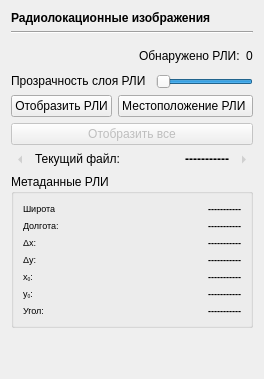
      <widget class="QWidget" name="img_tab">
       <attribute name="icon">
        <iconset resource="img.qrc">
         <normaloff>:/tabIcons/jpg.png</normaloff>:/tabIcons/jpg.png</iconset>
       </attribute>
       <attribute name="title">
        <string/>
       </attribute>
       <layout class="QGridLayout" name="gridLayout_7">
        <item row="1" column="0">
         <widget class="Line" name="line_3">
          <property name="orientation">
           <enum>Qt::Horizontal</enum>
          </property>
         </widget>
        </item>
        <item row="11" column="0">
         <widget class="QGroupBox" name="groupBox">
          <property name="title">
           <string>Метаданные РЛИ</string>
          </property>
          <layout class="QFormLayout" name="formLayout_2">
           <item row="0" column="0">
            <widget class="QLabel" name="jpgtls_latlabel">
             <property name="sizePolicy">
              <sizepolicy hsizetype="Preferred" vsizetype="Fixed">
               <horstretch>0</horstretch>
               <verstretch>0</verstretch>
              </sizepolicy>
             </property>
             <property name="cursor">
              <cursorShape>IBeamCursor</cursorShape>
             </property>
             <property name="text">
              <string>&lt;html&gt;&lt;head/&gt;&lt;body&gt;&lt;p&gt;&lt;span style=&quot; font-size:7pt;&quot;&gt;Широта&lt;/span&gt;&lt;/p&gt;&lt;/body&gt;&lt;/html&gt;</string>
             </property>
             <property name="textFormat">
              <enum>Qt::AutoText</enum>
             </property>
             <property name="scaledContents">
              <bool>false</bool>
             </property>
            </widget>
           </item>
           <item row="0" column="1">
            <widget class="QLabel" name="jpgtls_latdisp">
             <property name="sizePolicy">
              <sizepolicy hsizetype="Preferred" vsizetype="Fixed">
               <horstretch>0</horstretch>
               <verstretch>0</verstretch>
              </sizepolicy>
             </property>
             <property name="cursor">
              <cursorShape>IBeamCursor</cursorShape>
             </property>
             <property name="text">
              <string>&lt;html&gt;&lt;head/&gt;&lt;body&gt;&lt;p align=&quot;right&quot;&gt;&lt;span style=&quot; font-size:7pt; font-weight:600;&quot;&gt;-----------&lt;/span&gt;&lt;/p&gt;&lt;/body&gt;&lt;/html&gt;</string>
             </property>
            </widget>
           </item>
           <item row="1" column="0">
            <widget class="QLabel" name="jpgtls_lonlabel">
             <property name="sizePolicy">
              <sizepolicy hsizetype="Preferred" vsizetype="Fixed">
               <horstretch>0</horstretch>
               <verstretch>0</verstretch>
              </sizepolicy>
             </property>
             <property name="cursor">
              <cursorShape>IBeamCursor</cursorShape>
             </property>
             <property name="text">
              <string>&lt;html&gt;&lt;head/&gt;&lt;body&gt;&lt;p&gt;&lt;span style=&quot; font-size:7pt;&quot;&gt;Долгота:&lt;/span&gt;&lt;/p&gt;&lt;/body&gt;&lt;/html&gt;</string>
             </property>
            </widget>
           </item>
           <item row="1" column="1">
            <widget class="QLabel" name="jpgtls_londisp">
             <property name="sizePolicy">
              <sizepolicy hsizetype="Preferred" vsizetype="Fixed">
               <horstretch>0</horstretch>
               <verstretch>0</verstretch>
              </sizepolicy>
             </property>
             <property name="cursor">
              <cursorShape>IBeamCursor</cursorShape>
             </property>
             <property name="text">
              <string>&lt;html&gt;&lt;head/&gt;&lt;body&gt;&lt;p align=&quot;right&quot;&gt;&lt;span style=&quot; font-size:7pt; font-weight:600;&quot;&gt;-----------&lt;/span&gt;&lt;/p&gt;&lt;/body&gt;&lt;/html&gt;</string>
             </property>
            </widget>
           </item>
           <item row="2" column="0">
            <widget class="QLabel" name="jpgtls_dxlabel">
             <property name="sizePolicy">
              <sizepolicy hsizetype="Preferred" vsizetype="Fixed">
               <horstretch>0</horstretch>
               <verstretch>0</verstretch>
              </sizepolicy>
             </property>
             <property name="cursor">
              <cursorShape>IBeamCursor</cursorShape>
             </property>
             <property name="text">
              <string>&lt;html&gt;&lt;head/&gt;&lt;body&gt;&lt;p&gt;&lt;span style=&quot; font-size:7pt;&quot;&gt;Δx:&lt;/span&gt;&lt;/p&gt;&lt;/body&gt;&lt;/html&gt;</string>
             </property>
            </widget>
           </item>
           <item row="2" column="1">
            <widget class="QLabel" name="jpgtls_dxdisp">
             <property name="sizePolicy">
              <sizepolicy hsizetype="Preferred" vsizetype="Fixed">
               <horstretch>0</horstretch>
               <verstretch>0</verstretch>
              </sizepolicy>
             </property>
             <property name="cursor">
              <cursorShape>IBeamCursor</cursorShape>
             </property>
             <property name="text">
              <string>&lt;html&gt;&lt;head/&gt;&lt;body&gt;&lt;p align=&quot;right&quot;&gt;&lt;span style=&quot; font-size:7pt; font-weight:600;&quot;&gt;-----------&lt;/span&gt;&lt;/p&gt;&lt;/body&gt;&lt;/html&gt;</string>
             </property>
            </widget>
           </item>
           <item row="3" column="0">
            <widget class="QLabel" name="jpgtls_dylabel">
             <property name="sizePolicy">
              <sizepolicy hsizetype="Preferred" vsizetype="Fixed">
               <horstretch>0</horstretch>
               <verstretch>0</verstretch>
              </sizepolicy>
             </property>
             <property name="cursor">
              <cursorShape>IBeamCursor</cursorShape>
             </property>
             <property name="text">
              <string>&lt;html&gt;&lt;head/&gt;&lt;body&gt;&lt;p&gt;&lt;span style=&quot; font-size:7pt;&quot;&gt;Δy:&lt;/span&gt;&lt;/p&gt;&lt;/body&gt;&lt;/html&gt;</string>
             </property>
            </widget>
           </item>
           <item row="3" column="1">
            <widget class="QLabel" name="jpgtls_dydisp">
             <property name="sizePolicy">
              <sizepolicy hsizetype="Preferred" vsizetype="Fixed">
               <horstretch>0</horstretch>
               <verstretch>0</verstretch>
              </sizepolicy>
             </property>
             <property name="cursor">
              <cursorShape>IBeamCursor</cursorShape>
             </property>
             <property name="text">
              <string>&lt;html&gt;&lt;head/&gt;&lt;body&gt;&lt;p align=&quot;right&quot;&gt;&lt;span style=&quot; font-size:7pt; font-weight:600;&quot;&gt;-----------&lt;/span&gt;&lt;/p&gt;&lt;/body&gt;&lt;/html&gt;</string>
             </property>
            </widget>
           </item>
           <item row="4" column="0">
            <widget class="QLabel" name="jpgtls_x0label">
             <property name="sizePolicy">
              <sizepolicy hsizetype="Preferred" vsizetype="Fixed">
               <horstretch>0</horstretch>
               <verstretch>0</verstretch>
              </sizepolicy>
             </property>
             <property name="cursor">
              <cursorShape>IBeamCursor</cursorShape>
             </property>
             <property name="text">
              <string>&lt;html&gt;&lt;head/&gt;&lt;body&gt;&lt;p&gt;&lt;span style=&quot; font-size:7pt;&quot;&gt;x&lt;/span&gt;&lt;span style=&quot; font-size:7pt; vertical-align:sub;&quot;&gt;0&lt;/span&gt;&lt;span style=&quot; font-size:7pt;&quot;&gt;:&lt;/span&gt;&lt;/p&gt;&lt;/body&gt;&lt;/html&gt;</string>
             </property>
            </widget>
           </item>
           <item row="4" column="1">
            <widget class="QLabel" name="jpgtls_x0disp">
             <property name="sizePolicy">
              <sizepolicy hsizetype="Preferred" vsizetype="Fixed">
               <horstretch>0</horstretch>
               <verstretch>0</verstretch>
              </sizepolicy>
             </property>
             <property name="cursor">
              <cursorShape>IBeamCursor</cursorShape>
             </property>
             <property name="text">
              <string>&lt;html&gt;&lt;head/&gt;&lt;body&gt;&lt;p align=&quot;right&quot;&gt;&lt;span style=&quot; font-size:7pt; font-weight:600;&quot;&gt;-----------&lt;/span&gt;&lt;/p&gt;&lt;/body&gt;&lt;/html&gt;</string>
             </property>
            </widget>
           </item>
           <item row="5" column="0">
            <widget class="QLabel" name="jpgtls_y0label">
             <property name="sizePolicy">
              <sizepolicy hsizetype="Preferred" vsizetype="Fixed">
               <horstretch>0</horstretch>
               <verstretch>0</verstretch>
              </sizepolicy>
             </property>
             <property name="cursor">
              <cursorShape>IBeamCursor</cursorShape>
             </property>
             <property name="text">
              <string>&lt;html&gt;&lt;head/&gt;&lt;body&gt;&lt;p&gt;&lt;span style=&quot; font-size:7pt;&quot;&gt;y&lt;/span&gt;&lt;span style=&quot; font-size:7pt; vertical-align:sub;&quot;&gt;0&lt;/span&gt;&lt;span style=&quot; font-size:7pt;&quot;&gt;:&lt;/span&gt;&lt;/p&gt;&lt;/body&gt;&lt;/html&gt;</string>
             </property>
            </widget>
           </item>
           <item row="5" column="1">
            <widget class="QLabel" name="jpgtls_y0disp">
             <property name="sizePolicy">
              <sizepolicy hsizetype="Preferred" vsizetype="Fixed">
               <horstretch>0</horstretch>
               <verstretch>0</verstretch>
              </sizepolicy>
             </property>
             <property name="cursor">
              <cursorShape>IBeamCursor</cursorShape>
             </property>
             <property name="text">
              <string>&lt;html&gt;&lt;head/&gt;&lt;body&gt;&lt;p align=&quot;right&quot;&gt;&lt;span style=&quot; font-size:7pt; font-weight:600;&quot;&gt;-----------&lt;/span&gt;&lt;/p&gt;&lt;/body&gt;&lt;/html&gt;</string>
             </property>
            </widget>
           </item>
           <item row="6" column="0">
            <widget class="QLabel" name="jpgtls_anglabel">
             <property name="sizePolicy">
              <sizepolicy hsizetype="Preferred" vsizetype="Fixed">
               <horstretch>0</horstretch>
               <verstretch>0</verstretch>
              </sizepolicy>
             </property>
             <property name="cursor">
              <cursorShape>IBeamCursor</cursorShape>
             </property>
             <property name="text">
              <string>&lt;html&gt;&lt;head/&gt;&lt;body&gt;&lt;p&gt;&lt;span style=&quot; font-size:7pt;&quot;&gt;Угол:&lt;/span&gt;&lt;/p&gt;&lt;/body&gt;&lt;/html&gt;</string>
             </property>
            </widget>
           </item>
           <item row="6" column="1">
            <widget class="QLabel" name="jpgtls_angdisp">
             <property name="sizePolicy">
              <sizepolicy hsizetype="Preferred" vsizetype="Fixed">
               <horstretch>0</horstretch>
               <verstretch>0</verstretch>
              </sizepolicy>
             </property>
             <property name="cursor">
              <cursorShape>IBeamCursor</cursorShape>
             </property>
             <property name="text">
              <string>&lt;html&gt;&lt;head/&gt;&lt;body&gt;&lt;p align=&quot;right&quot;&gt;&lt;span style=&quot; font-size:7pt; font-weight:600;&quot;&gt;-----------&lt;/span&gt;&lt;/p&gt;&lt;/body&gt;&lt;/html&gt;</string>
             </property>
            </widget>
           </item>
          </layout>
         </widget>
        </item>
        <item row="0" column="0">
         <widget class="QLabel" name="label_7">
          <property name="text">
           <string>&lt;html&gt;&lt;head/&gt;&lt;body&gt;&lt;p&gt;&lt;span style=&quot; font-weight:600;&quot;&gt;Радиолокационные изображения&lt;/span&gt;&lt;/p&gt;&lt;/body&gt;&lt;/html&gt;</string>
          </property>
         </widget>
        </item>
        <item row="2" column="0">
         <spacer name="verticalSpacer_8">
          <property name="orientation">
           <enum>Qt::Vertical</enum>
          </property>
          <property name="sizeType">
           <enum>QSizePolicy::Fixed</enum>
          </property>
          <property name="sizeHint" stdset="0">
           <size>
            <width>20</width>
            <height>5</height>
           </size>
          </property>
         </spacer>
        </item>
        <item row="4" column="0">
         <layout class="QHBoxLayout" name="opacityLayout">
          <property name="spacing">
           <number>10</number>
          </property>
          <property name="leftMargin">
           <number>0</number>
          </property>
          <property name="topMargin">
           <number>0</number>
          </property>
          <item>
           <widget class="QLabel" name="opacityLabel">
            <property name="sizePolicy">
             <sizepolicy hsizetype="Expanding" vsizetype="Fixed">
              <horstretch>0</horstretch>
              <verstretch>0</verstretch>
             </sizepolicy>
            </property>
            <property name="frameShape">
             <enum>QFrame::NoFrame</enum>
            </property>
            <property name="frameShadow">
             <enum>QFrame::Sunken</enum>
            </property>
            <property name="text">
             <string>Прозрачность слоя РЛИ</string>
            </property>
            <property name="alignment">
             <set>Qt::AlignLeading|Qt::AlignLeft|Qt::AlignVCenter</set>
            </property>
           </widget>
          </item>
          <item>
           <widget class="QSlider" name="opacitySlider">
            <property name="sizePolicy">
             <sizepolicy hsizetype="Expanding" vsizetype="Preferred">
              <horstretch>0</horstretch>
              <verstretch>0</verstretch>
             </sizepolicy>
            </property>
            <property name="cursor">
             <cursorShape>SizeHorCursor</cursorShape>
            </property>
            <property name="value">
             <number>99</number>
            </property>
            <property name="orientation">
             <enum>Qt::Horizontal</enum>
            </property>
            <property name="invertedAppearance">
             <bool>true</bool>
            </property>
           </widget>
          </item>
         </layout>
        </item>
        <item row="13" column="0">
         <spacer name="verticalSpacer_5">
          <property name="orientation">
           <enum>Qt::Vertical</enum>
          </property>
          <property name="sizeType">
           <enum>QSizePolicy::Expanding</enum>
          </property>
          <property name="sizeHint" stdset="0">
           <size>
            <width>20</width>
            <height>40</height>
           </size>
          </property>
         </spacer>
        </item>
        <item row="5" column="0">
         <layout class="QGridLayout" name="jpgButtonsLayout">
          <property name="sizeConstraint">
           <enum>QLayout::SetMinimumSize</enum>
          </property>
          <property name="horizontalSpacing">
           <number>6</number>
          </property>
          <property name="verticalSpacing">
           <number>1</number>
          </property>
          <item row="0" column="0">
           <widget class="QPushButton" name="showButton">
            <property name="sizePolicy">
             <sizepolicy hsizetype="Preferred" vsizetype="Fixed">
              <horstretch>0</horstretch>
              <verstretch>0</verstretch>
             </sizepolicy>
            </property>
            <property name="toolTip">
             <string comment="Включить наложение" extracomment="Включить наложение"/>
            </property>
            <property name="toolTipDuration">
             <number>1</number>
            </property>
            <property name="text">
             <string>Отобразить РЛИ</string>
            </property>
            <property name="icon">
             <iconset resource="img.qrc">
              <normaloff>:/img/toggle_overlay.png</normaloff>
              <activeoff>:/Desktop/Portable Python/sar_ctrl/img/jpgtls_toggledispico_A.png</activeoff>
              <selectedoff>:/Desktop/Portable Python/sar_ctrl/img/jpgtls_toggledispico_A.png</selectedoff>:/img/toggle_overlay.png</iconset>
            </property>
            <property name="iconSize">
             <size>
              <width>16</width>
              <height>16</height>
             </size>
            </property>
           </widget>
          </item>
          <item row="0" column="1">
           <widget class="QPushButton" name="panButton">
            <property name="sizePolicy">
             <sizepolicy hsizetype="Preferred" vsizetype="Fixed">
              <horstretch>0</horstretch>
              <verstretch>0</verstretch>
             </sizepolicy>
            </property>
            <property name="layoutDirection">
             <enum>Qt::LeftToRight</enum>
            </property>
            <property name="text">
             <string>Местоположение РЛИ </string>
            </property>
            <property name="icon">
             <iconset resource="img.qrc">
              <normaloff>:/img/jpg_pan.png</normaloff>
              <activeoff>:/Desktop/Portable Python/sar_ctrl/img/jpgtls_centeronjpgico_A.png</activeoff>
              <selectedoff>:/Desktop/Portable Python/sar_ctrl/img/jpgtls_centeronjpgico_A.png</selectedoff>:/img/jpg_pan.png</iconset>
            </property>
            <property name="iconSize">
             <size>
              <width>16</width>
              <height>16</height>
             </size>
            </property>
            <property name="checkable">
             <bool>false</bool>
            </property>
            <property name="checked">
             <bool>false</bool>
            </property>
           </widget>
          </item>
         </layout>
        </item>
        <item row="7" column="0">
         <layout class="QHBoxLayout" name="horizontalLayout">
          <item>
           <widget class="QToolButton" name="jpg_gleft">
            <property name="enabled">
             <bool>false</bool>
            </property>
            <property name="sizePolicy">
             <sizepolicy hsizetype="Fixed" vsizetype="Fixed">
              <horstretch>0</horstretch>
              <verstretch>0</verstretch>
             </sizepolicy>
            </property>
            <property name="cursor">
             <cursorShape>PointingHandCursor</cursorShape>
            </property>
            <property name="text">
             <string/>
            </property>
            <property name="iconSize">
             <size>
              <width>10</width>
              <height>10</height>
             </size>
            </property>
            <property name="checkable">
             <bool>false</bool>
            </property>
            <property name="checked">
             <bool>false</bool>
            </property>
            <property name="autoRaise">
             <bool>true</bool>
            </property>
            <property name="arrowType">
             <enum>Qt::LeftArrow</enum>
            </property>
           </widget>
          </item>
          <item>
           <widget class="QLabel" name="jpgtls_filenamelabel">
            <property name="sizePolicy">
             <sizepolicy hsizetype="Preferred" vsizetype="Fixed">
              <horstretch>0</horstretch>
              <verstretch>0</verstretch>
             </sizepolicy>
            </property>
            <property name="cursor">
             <cursorShape>IBeamCursor</cursorShape>
            </property>
            <property name="text">
             <string>&lt;html&gt;&lt;head/&gt;&lt;body&gt;&lt;p&gt;Текущий файл:&lt;/p&gt;&lt;/body&gt;&lt;/html&gt;</string>
            </property>
            <property name="textFormat">
             <enum>Qt::AutoText</enum>
            </property>
           </widget>
          </item>
          <item>
           <widget class="QLabel" name="jpgtls_filenamedisp">
            <property name="sizePolicy">
             <sizepolicy hsizetype="Preferred" vsizetype="Fixed">
              <horstretch>0</horstretch>
              <verstretch>0</verstretch>
             </sizepolicy>
            </property>
            <property name="cursor">
             <cursorShape>IBeamCursor</cursorShape>
            </property>
            <property name="text">
             <string>&lt;html&gt;&lt;head/&gt;&lt;body&gt;&lt;p align=&quot;right&quot;&gt;&lt;span style=&quot; font-weight:600;&quot;&gt;-----------&lt;/span&gt;&lt;/p&gt;&lt;/body&gt;&lt;/html&gt;</string>
            </property>
           </widget>
          </item>
          <item>
           <widget class="QToolButton" name="jpg_gright">
            <property name="enabled">
             <bool>false</bool>
            </property>
            <property name="sizePolicy">
             <sizepolicy hsizetype="Fixed" vsizetype="Fixed">
              <horstretch>0</horstretch>
              <verstretch>0</verstretch>
             </sizepolicy>
            </property>
            <property name="cursor">
             <cursorShape>PointingHandCursor</cursorShape>
            </property>
            <property name="text">
             <string/>
            </property>
            <property name="icon">
             <iconset resource="qdarkstyle/dark/style.qrc">
              <normaloff>:/qss_icons/dark/rc/arrow_right.png</normaloff>
              <disabledoff>:/qss_icons/dark/rc/arrow_right_disabled.png</disabledoff>:/qss_icons/dark/rc/arrow_right.png</iconset>
            </property>
            <property name="iconSize">
             <size>
              <width>10</width>
              <height>10</height>
             </size>
            </property>
            <property name="checkable">
             <bool>false</bool>
            </property>
            <property name="checked">
             <bool>false</bool>
            </property>
            <property name="autoRaise">
             <bool>true</bool>
            </property>
            <property name="arrowType">
             <enum>Qt::RightArrow</enum>
            </property>
           </widget>
          </item>
         </layout>
        </item>
        <item row="3" column="0">
         <layout class="QHBoxLayout" name="detectLayout">
          <property name="spacing">
           <number>3</number>
          </property>
          <property name="bottomMargin">
           <number>0</number>
          </property>
          <item>
           <spacer name="horizontalSpacer_2">
            <property name="orientation">
             <enum>Qt::Horizontal</enum>
            </property>
            <property name="sizeHint" stdset="0">
             <size>
              <width>40</width>
              <height>20</height>
             </size>
            </property>
           </spacer>
          </item>
          <item>
           <widget class="QToolButton" name="detect_refresh">
            <property name="cursor">
             <cursorShape>PointingHandCursor</cursorShape>
            </property>
            <property name="text">
             <string/>
            </property>
            <property name="icon">
             <iconset resource="img.qrc">
              <normaloff>:/img/refresh.png</normaloff>:/img/refresh.png</iconset>
            </property>
            <property name="iconSize">
             <size>
              <width>16</width>
              <height>16</height>
             </size>
            </property>
            <property name="autoRepeat">
             <bool>false</bool>
            </property>
            <property name="autoRepeatDelay">
             <number>10</number>
            </property>
            <property name="autoRepeatInterval">
             <number>10</number>
            </property>
            <property name="popupMode">
             <enum>QToolButton::InstantPopup</enum>
            </property>
            <property name="autoRaise">
             <bool>true</bool>
            </property>
           </widget>
          </item>
          <item>
           <widget class="QLabel" name="detect_detectedlabel">
            <property name="sizePolicy">
             <sizepolicy hsizetype="Preferred" vsizetype="Preferred">
              <horstretch>0</horstretch>
              <verstretch>0</verstretch>
             </sizepolicy>
            </property>
            <property name="text">
             <string>&lt;html&gt;&lt;head/&gt;&lt;body&gt;&lt;p&gt;Обнаружено РЛИ: &lt;/p&gt;&lt;/body&gt;&lt;/html&gt;</string>
            </property>
            <property name="scaledContents">
             <bool>true</bool>
            </property>
            <property name="alignment">
             <set>Qt::AlignLeading|Qt::AlignLeft|Qt::AlignVCenter</set>
            </property>
           </widget>
          </item>
          <item>
           <widget class="QLabel" name="detect_detecteddisp">
            <property name="text">
             <string>&lt;html&gt;&lt;head/&gt;&lt;body&gt;&lt;p&gt;0&lt;/p&gt;&lt;/body&gt;&lt;/html&gt;</string>
            </property>
            <property name="scaledContents">
             <bool>true</bool>
            </property>
            <property name="alignment">
             <set>Qt::AlignLeading|Qt::AlignLeft|Qt::AlignVCenter</set>
            </property>
           </widget>
          </item>
         </layout>
        </item>
        <item row="6" column="0">
         <widget class="QPushButton" name="pushButton_3">
          <property name="enabled">
           <bool>false</bool>
          </property>
          <property name="text">
           <string>Отобразить все</string>
          </property>
          <property name="icon">
           <iconset resource="img.qrc">
            <normaloff>:/img/toggle_overlay.png</normaloff>:/img/toggle_overlay.png</iconset>
          </property>
         </widget>
        </item>
       </layout>
      </widget>
